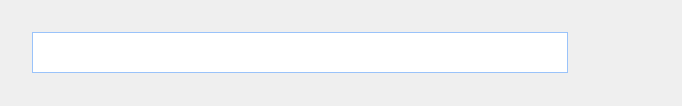
<?xml version="1.0" encoding="UTF-8"?>
<ui version="4.0">
 <class>QuickAddWindowClass</class>
 <widget class="QDialog" name="QuickAddWindowClass">
  <property name="geometry">
   <rect>
    <x>0</x>
    <y>0</y>
    <width>682</width>
    <height>106</height>
   </rect>
  </property>
  <property name="maximumSize">
   <size>
    <width>682</width>
    <height>106</height>
   </size>
  </property>
  <property name="windowTitle">
   <string/>
  </property>
  <property name="styleSheet">
   <string notr="true"/>
  </property>
  <widget class="QWidget" name="centralWidget" native="true">
   <property name="geometry">
    <rect>
     <x>0</x>
     <y>0</y>
     <width>682</width>
     <height>102</height>
    </rect>
   </property>
   <property name="styleSheet">
    <string notr="true">QWidget#centralWidget {
	background-color: transparent;
	background-image: url(:/QuickAddWindow/Resources/quick_add.png);
}</string>
   </property>
   <widget class="CommandBar" name="cmdBar">
    <property name="geometry">
     <rect>
      <x>-25</x>
      <y>32</y>
      <width>593</width>
      <height>41</height>
     </rect>
    </property>
    <property name="maximumSize">
     <size>
      <width>16777215</width>
      <height>16777215</height>
     </size>
    </property>
    <property name="styleSheet">
     <string notr="true">QTextEdit#cmdBar {
	font-family: &quot;Segoe UI Light&quot;;
	font-size: 18px;
	font-weight: bold;
	color: #787878;
	background-color: #fff;
	border: 1px solid #9ac3fa;
	border-color: #9ac3fa;
	padding-top: 3px;
	padding-bottom: 0px;
	padding-left: 5px;
	padding-right: 5px;
	margin-left: 57px;
}

QTextEdit#cmdBar:hover {
	border-color: #565656;
}</string>
    </property>
    <property name="verticalScrollBarPolicy">
     <enum>Qt::ScrollBarAlwaysOff</enum>
    </property>
    <property name="horizontalScrollBarPolicy">
     <enum>Qt::ScrollBarAlwaysOff</enum>
    </property>
    <property name="lineWrapMode">
     <enum>QTextEdit::NoWrap</enum>
    </property>
   </widget>
  </widget>
 </widget>
 <customwidgets>
  <customwidget>
   <class>CommandBar</class>
   <extends>QTextEdit</extends>
   <header>commandbar.h</header>
  </customwidget>
 </customwidgets>
 <resources>
  <include location="images.qrc"/>
 </resources>
 <connections/>
</ui>
